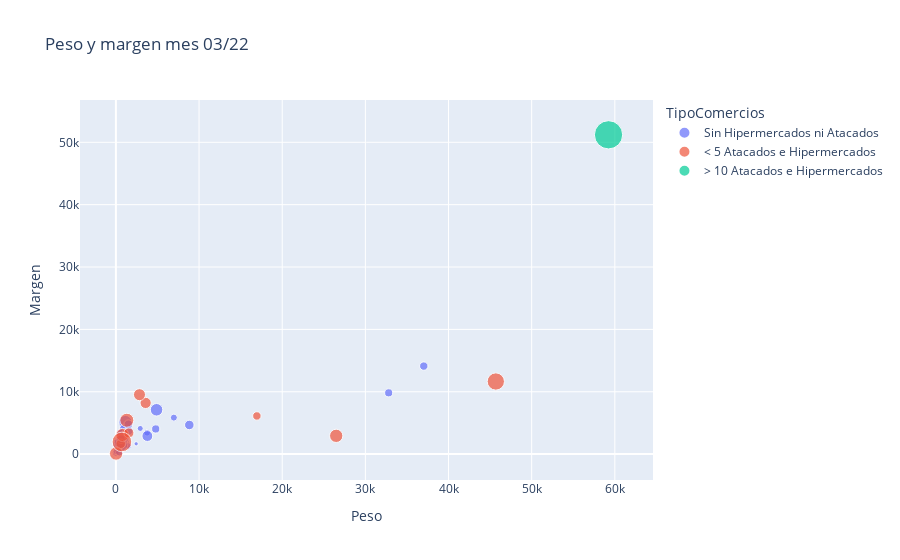

Here is the notebook cell this chart was saved with:
### Markdown cell above
Graficos del total de ventas por municipio

### Code cell
fig = px.scatter(ventas_tot_mun_22,
                 x = 'Peso',
                 y = 'Margen',
                 category_orders = {'Desarrollo': opciones_desarrollo},
                 size = 'Poblacion',
                 hover_name= 'Municipio',
                 hover_data= {'Estado' : True,
                              'AtividadePrincipal' : True,
                              'Margen' : False,
                              'Peso' : ':,.0f',
                              'PBIperCapita' : ':,.0f',
                              'Poblacion' : ':,.0f',
                              'ReceitaBruta' : ':,.0f'},
                 color = 'TipoComercios',
                 title= f'Peso y margen mes {mes}'
                 )
fig.show()

### Figure 1 — Plotly figure (JSON) as saved in the notebook; plotly's stock layout.template omitted (floating-point values rounded to 4 significant figures; data arrays with more than 128 entries replaced by an {"elided": "..."} marker saying what was removed)
{"data": [{"customdata": {"elided": "40x5 mixed values"}, "hovertemplate": "<b>%{hovertext}</b><br><br>TipoComercios=Sin Hipermercados ni Atacados<br>Peso=%{x:,.0f}<br>Poblacion=%{customdata[3]:,.0f}<br>Estado=%{customdata[0]}<br>AtividadePrincipal=%{customdata[1]}<br>PBIperCapita=%{customdata[2]:,.0f}<br>ReceitaBruta=%{customdata[4]:,.0f}<extra></extra>", "hovertext": ["Salitre", "Quixelô", "Saboeiro", "Cariús", "Caririaçu", "Tarrafas", "Quiterianópolis", "Potengi", "Granjeiro", "Araripe", "Aiuaba", "Acopiara", "Piquet Carneiro", "Orós", "Nova Olinda", "Porteiras", "Abaiara", "Várzea Alegre", "Pereiro", "Altaneira", "Catarina", "Ereré", "Russas", "Limoeiro do Norte", "Mauriti", "Antonina do Norte", "Assaré", "Aurora", "Baixio", "Barro", "Campos Sales", "Cedro", "Milagres", "Ipaumirim", "Jaguaribe", "Jardim", "Jati", "Lavras da Mangabeira", "Iracema", "Farias Brito"], "legendgroup": "Sin Hipermercados ni Atacados", "marker": {"color": "#636efa", "size": [16714, 16116, 15757, 18700, 27008, 8555, 21246, 11165, 4784, 21707, 17584, 54687, 17210, 21342, 15798, 14920, 11965, 41078, 16356, 7712, 21041, 7254, 79550, 60232, 48370, 7402, 23537, 24567, 6318, 22834, 27513, 25612, 27413, 12507, 34592, 27187, 8150, 31476, 14351, 19330], "sizemode": "area", "sizeref": 695.7, "symbol": "circle"}, "mode": "markers", "name": "Sin Hipermercados ni Atacados", "orientation": "v", "showlegend": true, "type": "scatter", "x": [515.6, 1258.0, 3753.0, 1116.0, 636.4, 251.3, 230.4, 260.2, 13.92, 1107.0, 21.2, 4890.0, 6970.0, 312.8, 372.4, 1477.0, 224.6, 3783.0, 390.8, 89.88, 33.12, 88.8, 537.6, 1141.0, 521.7, 393.4, 4788.0, 37030.0, 2436.0, 32800.0, 965.0, 1548.0, 1499.0, 2927.0, 698.9, 598.2, 94.16, 8829.0, 59.16, 405.9], "xaxis": "x", "y": [1269.0, 1886.0, 3430.0, 4351.0, 2235.0, 793.1, 1046.0, 774.4, 79.56, 2467.0, 131.7, 7107.0, 5849.0, 848.2, 1956.0, 1309.0, 813.1, 2900.0, 1372.0, 298.7, 282.2, 317.6, 1629.0, 5152.0, 1822.0, 507.1, 4031.0, 14110.0, 1651.0, 9825.0, 4061.0, 3729.0, 4782.0, 4114.0, 3241.0, 2401.0, 509.1, 4674.0, 392.8, 279.1], "yaxis": "y"}, {"customdata": [["Ceara", "Administracion Publica", 7826.0, 43917, 33840.0], ["Ceara", "Administracion Publica", 9844.0, 24949, 66210.0], ["Ceara", "Administracion Publica", 7618.0, 31391, 5353.0], ["Ceara", "Administracion Publica", 12430.0, 9207, 13070.0], ["Ceara", "Administracion Publica", 11250.0, 59259, 10890.0], ["Ceara", "Agricultura", 13330.0, 35566, 13720.0], ["Ceara", "Servicios", 17350.0, 61662, 97590.0], ["Ceara", "Administracion Publica", 13660.0, 50195, 33590.0], ["Ceara", "Servicios", 16310.0, 61590, 308.7], ["Ceara", "Administracion Publica", 9019.0, 68303, 18740.0], ["Ceara", "Servicios", 16560.0, 103633, 190100.0], ["Ceara", "Servicios", 13320.0, 133913, 7074.0]], "hovertemplate": "<b>%{hovertext}</b><br><br>TipoComercios=< 5 Atacados e Hipermercados<br>Peso=%{x:,.0f}<br>Poblacion=%{customdata[3]:,.0f}<br>Estado=%{customdata[0]}<br>AtividadePrincipal=%{customdata[1]}<br>PBIperCapita=%{customdata[2]:,.0f}<br>ReceitaBruta=%{customdata[4]:,.0f}<extra></extra>", "hovertext": ["Mombaça", "Jucás", "Parambu", "Penaforte", "Tauá", "Missão Velha", "Barbalha", "Brejo Santo", "Morada Nova", "Icó", "Iguatu", "Crato"], "legendgroup": "< 5 Atacados e Hipermercados", "marker": {"color": "#EF553B", "size": [43917, 24949, 31391, 9207, 59259, 35566, 61662, 50195, 61590, 68303, 103633, 133913], "sizemode": "area", "sizeref": 695.7, "symbol": "circle"}, "mode": "markers", "name": "< 5 Atacados e Hipermercados", "orientation": "v", "showlegend": true, "type": "scatter", "x": [3575.0, 16950.0, 577.9, 1096.0, 784.7, 1561.0, 26490.0, 2835.0, 22.6, 1311.0, 45690.0, 722.9], "xaxis": "x", "y": [8208.0, 6118.0, 1651.0, 3585.0, 3074.0, 3400.0, 2929.0, 9528.0, 87.53, 5428.0, 11640.0, 1951.0], "yaxis": "y"}, {"customdata": [["Ceara", "Servicios", 17770.0, 278264, 301500.0]], "hovertemplate": "<b>%{hovertext}</b><br><br>TipoComercios=> 10 Atacados e Hipermercados<br>Peso=%{x:,.0f}<br>Poblacion=%{customdata[3]:,.0f}<br>Estado=%{customdata[0]}<br>AtividadePrincipal=%{customdata[1]}<br>PBIperCapita=%{customdata[2]:,.0f}<br>ReceitaBruta=%{customdata[4]:,.0f}<extra></extra>", "hovertext": ["Juazeiro do Norte"], "legendgroup": "> 10 Atacados e Hipermercados", "marker": {"color": "#00cc96", "size": [278264], "sizemode": "area", "sizeref": 695.7, "symbol": "circle"}, "mode": "markers", "name": "> 10 Atacados e Hipermercados", "orientation": "v", "showlegend": true, "type": "scatter", "x": [59240.0], "xaxis": "x", "y": [51200.0], "yaxis": "y"}], "layout": {"legend": {"itemsizing": "constant", "title": {"text": "TipoComercios"}, "tracegroupgap": 0}, "title": {"text": "Peso y margen mes 03/22"}, "xaxis": {"anchor": "y", "domain": [0.0, 1.0], "title": {"text": "Peso"}}, "yaxis": {"anchor": "x", "domain": [0.0, 1.0], "title": {"text": "Margen"}}}}
